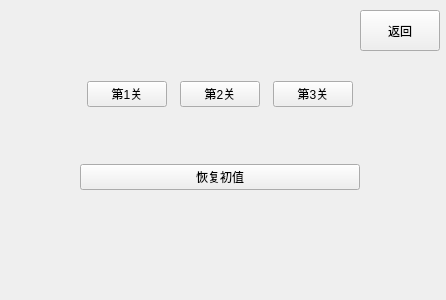
<?xml version="1.0" encoding="UTF-8"?>
<ui version="4.0">
 <class>choosegame</class>
 <widget class="QWidget" name="choosegame">
  <property name="geometry">
   <rect>
    <x>0</x>
    <y>0</y>
    <width>446</width>
    <height>300</height>
   </rect>
  </property>
  <property name="windowTitle">
   <string>Form</string>
  </property>
  <widget class="QWidget" name="layoutWidget">
   <property name="geometry">
    <rect>
     <x>80</x>
     <y>30</y>
     <width>280</width>
     <height>211</height>
    </rect>
   </property>
   <layout class="QVBoxLayout" name="verticalLayout">
    <item>
     <layout class="QHBoxLayout" name="horizontalLayout">
      <item>
       <spacer name="horizontalSpacer_3">
        <property name="orientation">
         <enum>Qt::Horizontal</enum>
        </property>
        <property name="sizeHint" stdset="0">
         <size>
          <width>40</width>
          <height>20</height>
         </size>
        </property>
       </spacer>
      </item>
      <item>
       <widget class="QPushButton" name="btn1">
        <property name="text">
         <string>第1关</string>
        </property>
       </widget>
      </item>
      <item>
       <spacer name="horizontalSpacer">
        <property name="orientation">
         <enum>Qt::Horizontal</enum>
        </property>
        <property name="sizeHint" stdset="0">
         <size>
          <width>40</width>
          <height>20</height>
         </size>
        </property>
       </spacer>
      </item>
      <item>
       <widget class="QPushButton" name="btn2">
        <property name="text">
         <string>第2关</string>
        </property>
       </widget>
      </item>
      <item>
       <spacer name="horizontalSpacer_2">
        <property name="orientation">
         <enum>Qt::Horizontal</enum>
        </property>
        <property name="sizeHint" stdset="0">
         <size>
          <width>40</width>
          <height>20</height>
         </size>
        </property>
       </spacer>
      </item>
      <item>
       <widget class="QPushButton" name="btn3">
        <property name="text">
         <string>第3关</string>
        </property>
       </widget>
      </item>
      <item>
       <spacer name="horizontalSpacer_4">
        <property name="orientation">
         <enum>Qt::Horizontal</enum>
        </property>
        <property name="sizeHint" stdset="0">
         <size>
          <width>40</width>
          <height>20</height>
         </size>
        </property>
       </spacer>
      </item>
     </layout>
    </item>
    <item>
     <widget class="QPushButton" name="btn4">
      <property name="text">
       <string>恢复初值</string>
      </property>
     </widget>
    </item>
   </layout>
  </widget>
  <widget class="QPushButton" name="btn5">
   <property name="geometry">
    <rect>
     <x>360</x>
     <y>10</y>
     <width>80</width>
     <height>41</height>
    </rect>
   </property>
   <property name="text">
    <string>返回</string>
   </property>
  </widget>
 </widget>
 <resources/>
 <connections/>
</ui>
